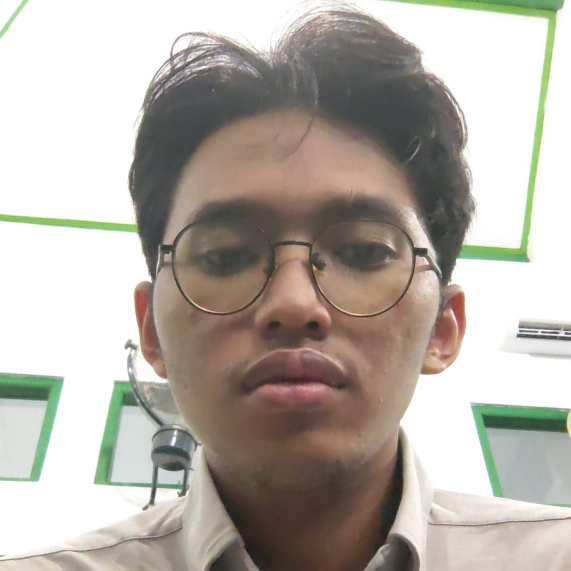
#> input picture images/Muh_Hafiz_Ardiansyah/2.jpg, 1142 x 1142 px (shown at 1/2 size)
$ jupyter execute --allow-errors FaceRecognitionEigenface.ipynb   (text cells are left out)
#> lines starting #> are read from the running program, lines starting #| are printed output that depends on the picture
[cell 1]
import os
import cv2  # Image Procesing
import numpy as np # Perhitungan Matematis
import matplotlib.pyplot as plt # Visualisasi

[cell 2]
def load_image(image_path):
#> called with image_path = 'images/Muh_Hafiz_Ardiansyah/2.jpg'
  image = cv2.imread(image_path)
#> image is the input picture: shape (1142, 1142, 3); mean B, G, R 166.7, 175, 181.6
  if image is None:
    print('Error: Could not load image.')
    return None, None
  gray = cv2.cvtColor(image, cv2.COLOR_BGR2GRAY)
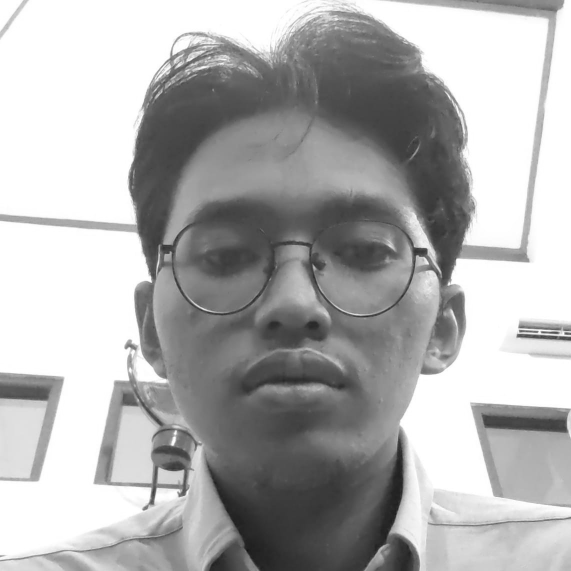
#> gray: shape (1142, 1142) (shown at 1/2 size); min 13, max 255, mean 176.1
  return image, gray

[cell 3]
sample_image, sample_image_gray = load_image('images/Muh_Hafiz_Ardiansyah/2.jpg')

[cell 4]
sample_image_rgb = cv2.cvtColor(sample_image, cv2.COLOR_BGR2RGB)

[cell 5]
# Menampilkan citra pada sel output
plt.imshow(sample_image_rgb)

[cell 6]
# Menampilkan citra dalam jendela baru
'''cv2.imshow("Muhammad Hafiz Ardiansyah", sample_image)

cv2.waitKey(0)
cv2.destroyAllWindows()'''

[cell 7]
dataset_dir = 'images'
images = []
labels = []
for root, dirs, files, in os.walk(dataset_dir):
  if len(files) == 0:
    continue
  for f in files:
    _, image_gray = load_image(os.path.join(root, f))
    if image_gray is None:
      continue
    images.append(image_gray)
    labels.append(os.path.basename(root))  # Extract only the last part of the path
#> pass 2 of the loop `for root, dirs, files, in os.walk(dataset_dir):`:
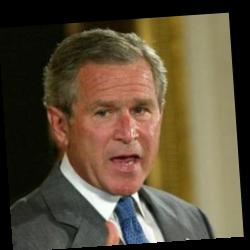
#> input picture images/George_W_Bush/10.jpg, 250 x 250 px
#> in load_image, image is the input picture: shape (250, 250, 3); mean B, G, R 56.9, 77.2, 90.3
#> in load_image (call 2), `gray = cv2.cvtColor(image, cv2.COLOR_BGR2GRAY)`:
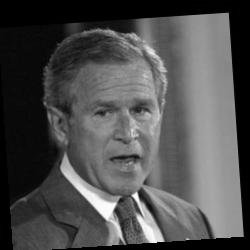
#> gray: shape (250, 250); min 0, max 255, mean 78.8

[cell 8]
len(labels)

[cell 9]
len(images)

#> (a cell that did not finish here is left out)

[cell 11]
face_cascade = cv2.CascadeClassifier(cv2.data.haarcascades + 'haarcascade_frontalface_default.xml')

[cell 12]
def detect_faces(image_gray, scale_factor=1.1, min_neighbors=5, min_size=(30, 30)):
#> called with scale_factor = 1.1, min_neighbors = 5, min_size = (30, 30)
  faces = face_cascade.detectMultiScale(
    image_gray,
    scaleFactor=scale_factor,
    minNeighbors=min_neighbors,
    minSize=min_size
  )
#> faces = [[238, 218, 699, 699]]
  return faces

[cell 13]
sample_faces = detect_faces(sample_image_gray, min_size=(30,30))
#> sample_faces = [[238, 218, 699, 699]]

[cell 14]
def crop_faces(image_gray, faces, return_all=False):
#> called with faces = array of shape (1, 4), return_all = False
  cropped_faces = []
  selected_faces = []
  if len(faces) > 0:
    if return_all:
      for x, y, w, h in faces:
        selected_faces.append((x, y, w, h))
        cropped_faces.append(image_gray[y:y+h, x:x+w])
    else:
      x, y, w, h = max(faces, key=lambda rect: rect[2] * rect[3])
#> x = 238; y = 218; w = 699; h = 699
      selected_faces.append((x, y, w, h))
      cropped_faces.append(image_gray[y:y+h, x:x+w])
  return cropped_faces, selected_faces

[cell 15]
cropped_faces, _ = crop_faces(sample_image_gray, sample_faces)
#> cropped_faces = 1 item

[cell 16]
plt.imshow(cropped_faces[0], cmap='gray')
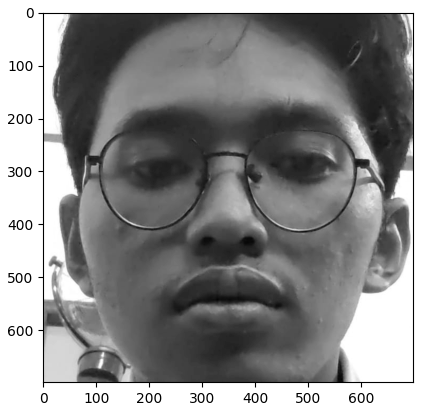
#> figure drawn by matplotlib, 1 panel

[cell 17]
face_size = (128,128)

def resize_and_flatten(face):
  face_resized = cv2.resize(face, face_size)
  face_flattened = face_resized.flatten()
  return face_flattened

[cell 18]
X = []
y = []

for image, label in zip(images, labels):
    faces = detect_faces(image)
    cropped_faces, _ = crop_faces(image, faces)
    if len(cropped_faces) > 0:
        face_flattened = resize_and_flatten(cropped_faces[0])
        X.append(face_flattened)
        y.append(label)
#> this loop made 4 passes
#> pass 1, in resize_and_flatten, `face_resized = cv2.resize(face, face_size)`:
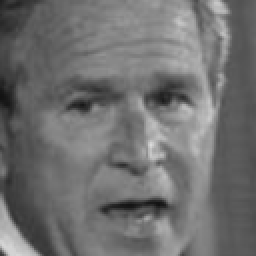
#> face_resized: shape (128, 128) (shown 2 times larger); min 18, max 219, mean 111.6
#> pass 2, in resize_and_flatten (call 2), `face_resized = cv2.resize(face, face_size)`:
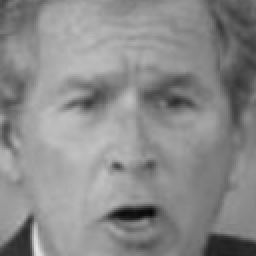
#> face_resized: shape (128, 128) (shown 2 times larger); min 7, max 230, mean 138.2
#> pass 3, in resize_and_flatten (call 3), `face_resized = cv2.resize(face, face_size)`:
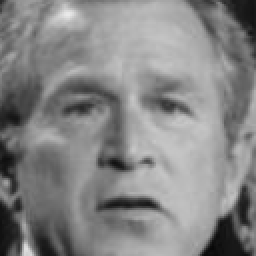
#> face_resized: shape (128, 128) (shown 2 times larger); min 8, max 233, mean 133

X = np.array(X)
y = np.array(y)

[cell 19]
X.shape, y.shape
#> Out = ((4, 16384), (4,))

[cell 20]
from sklearn.model_selection import train_test_split

#> (the rest of this cell did not finish here and is left out)

[cell 21]
from sklearn.base import BaseEstimator, TransformerMixin

class MeanCentering(BaseEstimator, TransformerMixin):
  def fit(self, X, y=None):
    self.mean_face = np.mean(X, axis = 0)
    return self

  def transform(self, X):
    return X - self.mean_face

[cell 22]
from sklearn.pipeline import Pipeline
from sklearn.svm import SVC
from sklearn.decomposition import PCA

pipe = Pipeline([
    ('centering', MeanCentering()),
    ('pca', PCA(svd_solver='randomized', whiten=True, random_state=42)),
    ('svc', SVC(kernel='linear', random_state=42))
])

[cell 23]
from sklearn.metrics import classification_report

#> (the rest of this cell did not finish here and is left out)

#> (a cell that did not finish here is left out)

[cell 25]
import pickle

with open('face_recognition_eigenface.pkl', 'wb') as f:
  pickle.dump(pipe, f)

[cell 26]
def get_eigenface_score(X):
  X_pca = pipe[:2].transform(X)
  eigenface_scores = np.max(pipe[2].decision_function(X_pca), axis=1)
  return eigenface_scores

[cell 27]
def eigenface_prediction(image_gray):
  faces = detect_faces(image_gray)
#> faces = [[238, 218, 699, 699]]
  cropped_faces, selected_faces = crop_faces(image_gray, faces)
#> cropped_faces = 1 item; selected_faces = [(238, 218, 699, 699)]

  if len(cropped_faces) == 0:
    return 'No face detected.'

  X_face = []
  for face in cropped_faces:
    face_flattened = resize_and_flatten(face)
    X_face.append(face_flattened)
#> this loop made 1 pass
#> pass 1, in resize_and_flatten (call 5), `face_resized = cv2.resize(face, face_size)`:
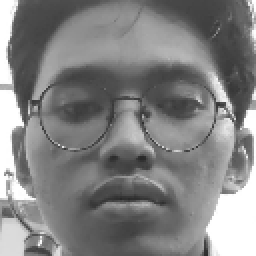
#> face_resized: shape (128, 128) (shown 2 times larger); min 40, max 255, mean 130.1
#> after the loop, X_face = 1 item

  X_face = np.array(X_face)
  labels = pipe.predict(X_face)
  scores = get_eigenface_score(X_face)
  return scores, labels, selected_faces

#> (a cell that did not finish here is left out)

#> (a cell that did not finish here is left out)

#> (a cell that did not finish here is left out)

[cell 31]
sample_faces
#> Out = [[238, 218, 699, 699]]

[cell 32]
def draw_text(image, label, score,
              font=cv2.FONT_HERSHEY_SIMPLEX,
              pos=(0, 0),
              font_scale=1.25,
              font_thickness=2,
              text_color=(0, 0, 0),
              text_color_bg=(0, 255, 0)
              ):

  x, y = pos
  score_text = f'Score: {score:.2f}'
  (w1, h1), _ = cv2.getTextSize(score_text, font, font_scale, font_thickness)
  (w2, h2), _ = cv2.getTextSize(label, font, font_scale, font_thickness)
  cv2.rectangle(image, (x, y-h1-h2-25), (x + max(w1, w2)+20, y), text_color_bg, -1)
  cv2.putText(image, label, (x+10, y-10), font, font_scale, text_color, font_thickness)
  cv2.putText(image, score_text, (x+10, y-h2-15), font, font_scale, text_color, font_thickness)

[cell 33]
def draw_result(image, scores, labels, coords):
  result_image = image.copy()
  for (x, y, w, h), label, score in zip(coords, labels, scores):
    cv2.rectangle(result_image, (x, y), (x + w, y + h), (0, 255, 0), 2)
    draw_text(result_image, label, score, pos=(x, y))
  return result_image

#> (a cell that did not finish here is left out)

#> (a cell that did not finish here is left out)

[cell 36]
import cv2

def test_webcam():
    # Inisialisasi webcam
    cap = cv2.VideoCapture(0)

    while True:
        ret, frame = cap.read()
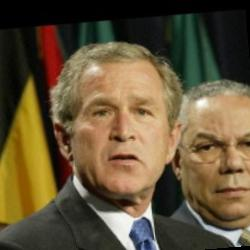
#> input picture images/George_W_Bush/3.jpg, 250 x 250 px, given in place of the camera
#> frame is the input picture: shape (250, 250, 3); mean B, G, R 56.4, 83.8, 99.5
        if not ret:
            break

        # Konversi ke grayscale
        frame_gray = cv2.cvtColor(frame, cv2.COLOR_BGR2GRAY)
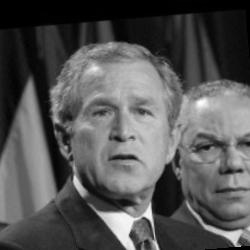
#> frame_gray: shape (250, 250); min 0, max 254, mean 85.4

        # Deteksi wajah dan prediksi menggunakan Eigenface
        result = eigenface_prediction(frame_gray)
#> the loop in eigenface_prediction (call 2), `for face in cropped_faces:` made 1 pass
        if isinstance(result, str):
            print(result)
            continue

        scores, labels, faces = result

        # Gambar hasil deteksi dan prediksi
        result_frame = draw_result(frame, scores, labels, faces)

        # Menampilkan hasil
        cv2.imshow('Face Recognition', result_frame)

        # Keluar jika tombol 'q' ditekan
        if cv2.waitKey(1) & 0xFF == ord('q'):
            break

    cap.release()
    cv2.destroyAllWindows()

#> (the rest of this cell did not finish here and is left out)
